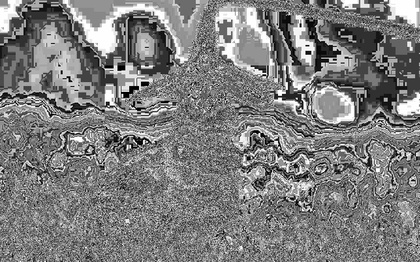
%> input picture Images/Kmeans_encrypted 1.jpg, 420 x 262 px, shrunk from 858 x 536 before the run, given in place of six40.jpg, which was not available
$ octave Encryption.m   (GNU Octave 9; MATLAB toolbox functions it lacks are replaced by stand-ins)
%> lines starting %> are read from the running program, lines starting %| are printed output that depends on the picture; pictures that were not available may be replaced by others from this repository, and a replacement may not be noted
%reading an image

img = imread('six40.jpg');
%> img is the input picture: size 262x420 uint8; min 0, max 255, mean 125.4
%converting into a grayscale image
img = rgb2gray(img);


% X-> IMG
    x = double(img);

    subplot(2,4,1)
    temp = uint8(x);
    imshow(temp);
    title('Original img');

    bw1 = edge(img,'canny',[0.0001 0.0005],7);
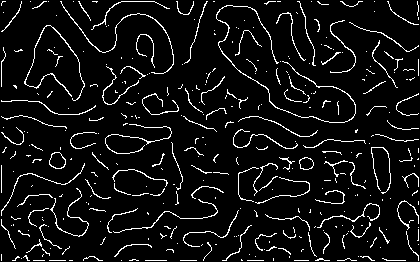
%> bw1: size 262x420 logical; 7% white in thin lines or dots

    % y-> edge intensity values only
    y = double(img);

    y(bw1==0) = 0;
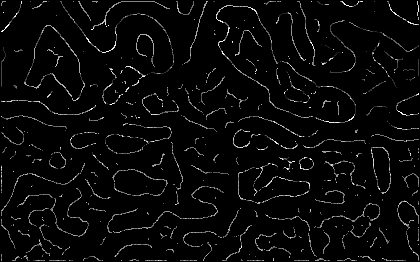
%> y: size 262x420 double; min 0, max 255, mean 8.8

    % summing all intensity values at edge points
    sum1=0;

    sum1 = mod(sum(sum(y)),256);
%> sum1 = 151

    %which sum >= sum has an inverse in 256

    while(gcd(sum1,256) ~= 1)
        sum1 = sum1 + 1 ;
    end
%> this loop made 0 passes

    % suminv cointains inverse value

    [~,a,b] = gcd(sum1,256);
%> a = 39; b = -23
    suminv = mod(a,256);
%> suminv = 39

    fprintf('sum -> %d\n' , sum1);
%| sum -> 151
    fprintf('sum inv -> %d\n' , suminv);
%| sum inv -> 39

    %distorting a particular portion of image

     for i=1:size(img,1)

        for j=1:size(img,2)

            if(i>(size(img,1)/2 - size(img,1)/4) && i<(size(img,1)/2 + size(img,1)/4) && j>(size(img,2)/2 - size(img,2)/4) && j<(size(img,2)/2 + size(img,2)/4))
                x(i,j) = mod(x(i,j)*sum1 , 256);

            end

        end

     end
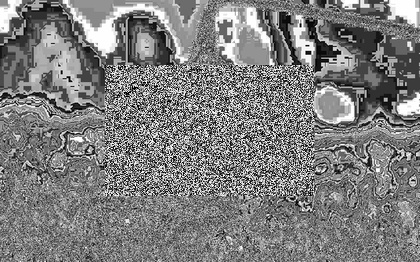
%> x: size 262x420 double; min 0, max 255, mean 125.8

     subplot(2,4,2)
     temp = uint8(x);
     imshow(temp);
     imwrite(temp,'object_encrypted.jpg');
     title('Encrypted img');


     %summing all new intesity points at all points

     bw2 = edge(x,'log',0.001,7);
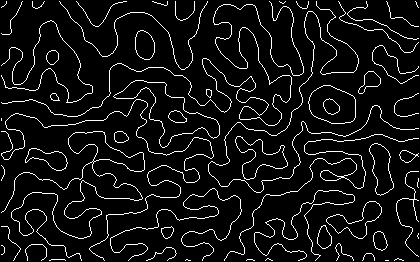
%> bw2: size 262x420 logical; 7.1% white in thin lines or dots

     z = x;

     z(bw2==0) = 0;
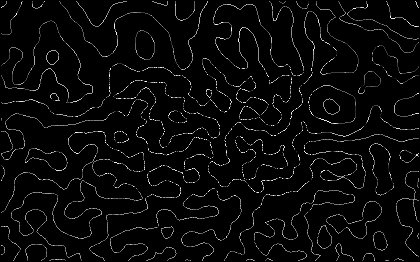
%> z: size 262x420 double; min 0, max 255, mean 8.9

     sum2=mod(sum(sum(z)) , 256);
%> sum2 = 140

      while(gcd(sum2,256) ~= 1 && sum2 ~= sum1)
        sum2 = sum2 + 1 ;
      end
%> this loop made 1 pass
%> sum2 on pass 1: 141

      % inverse of sum2

      [~,a,b] = gcd(sum2,256);
%> a = 69; b = -38
      sum2inv = mod(a,256);
%> sum2inv = 69

      fprintf('sum2 -> %d\n' , sum2);
%| sum2 -> 141
      fprintf('sum2 inv -> %d\n\n' , sum2inv);
%| sum2 inv -> 69

      %Distorting whole image now

      x = mod(x.*sum2 , 256);
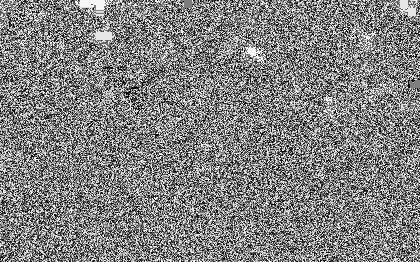
%> x: size 262x420 double; min 0, max 255, mean 129.1

     subplot(2,4,3)
     temp = uint8(x);
     imshow(temp);
     imwrite(temp,'Complete_phase_1.jpg');
     title('Completely Encrypted img');
     %end of the encryption of rishab code
     %kmeans code started
     height = size(temp,1);
%> height = 262
width = size(temp,2);
%> width = 420
%now reshaping to column vector
img_col = reshape(temp,height*width,1);
%number of clusters
n=input('enter no of clusters');
%> the answer given: 3
%applying the kmeans
[idx,c]=kmeans(double(img_col),n);
%> c = [216.2; 44.12; 130.1]
%now finding the prime values in c having the multiplicative inverse
key=[];
inverse=[];
for i=1:size(c,1)
%> (the run ends here)

$ run again, on Images/Kmeans_encrypted 4.jpg
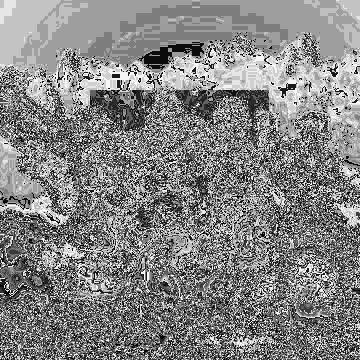
%> input picture Images/Kmeans_encrypted 4.jpg, 360 x 360 px, given in place of six40.jpg, which was not available
%> img is the input picture: size 360x360 uint8; min 0, max 255, mean 132.1
%> `bw1 = edge(img,'canny',[0.0001 0.0005],7);`:
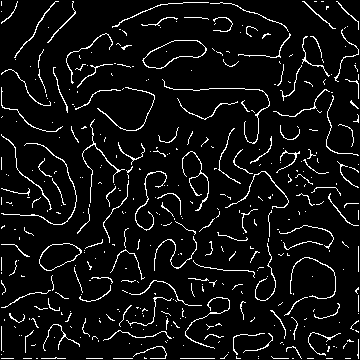
%> bw1: size 360x360 logical; 6.6% white in thin lines or dots
%> `sum1 = mod(sum(sum(y)),256);`: sum1 = 76
%> the loop `while(gcd(sum1,256) ~= 1)` made 1 pass
%> sum1 on pass 1: 77
%> `[~,a,b] = gcd(sum1,256);`: a = -123; b = 37
%> suminv = 133
%| sum -> 77
%| sum inv -> 133
%> bw2: size 360x360 logical; 6.9% white in thin lines or dots
%> `sum2=mod(sum(sum(z)) , 256);`: sum2 = 128
%> the loop `while(gcd(sum2,256) ~= 1 && sum2 ~= sum1)` made 1 pass
%> sum2 on pass 1: 129
%> `[~,a,b] = gcd(sum2,256);`: a = -127; b = 64
%> sum2inv = 129
%| sum2 -> 129
%| sum2 inv -> 129
%> `x = mod(x.*sum2 , 256);`:
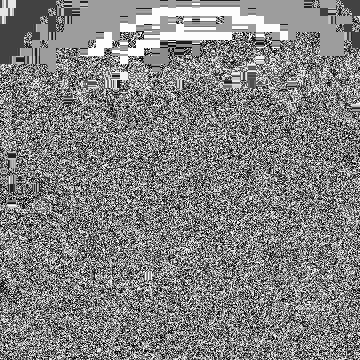
%> x: size 360x360 double; min 0, max 255, mean 129.5
%> c = [45.78; 220.6; 140.1]
